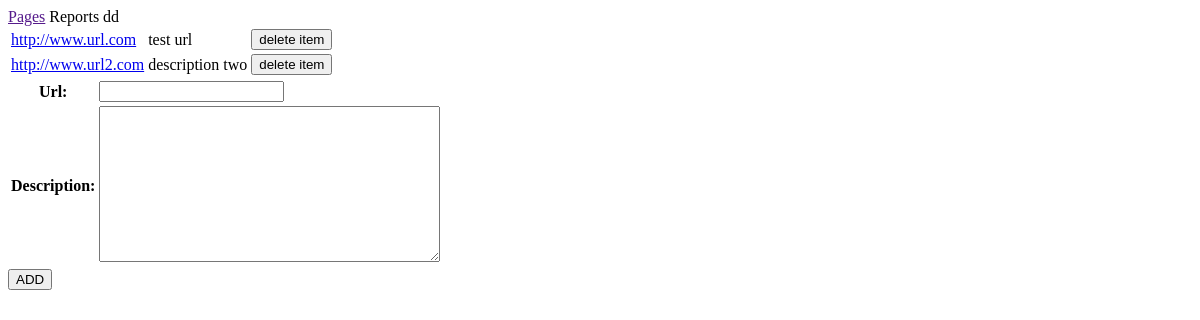
Page /metrics/pages on the earlier database version.
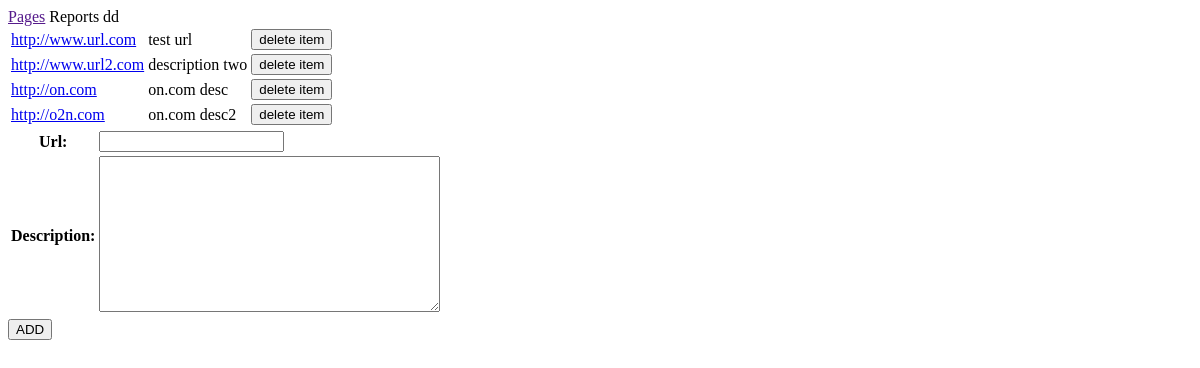
Same page on the later database version.
### metricsapp/models.py (models this page shows, shortened)
class Page(models.Model):
    url = models.URLField()
    description = models.TextField()
    reports = models.ManyToManyField(Metric, through='Report')

### metricsapp/views.py (the view)
# urls.py: path('pages', views.pages, name='pages'),
def pages(request):
    if request.method == 'POST':
        page_form = PageForm(request.POST)
        if page_form.is_valid():
            page_form.save()
            return HttpResponseRedirect(reverse('pages'))
    else:
        page_form = PageForm()
    pages_list = Page.objects.all()
    context = {'pages': pages_list, 'form': page_form}
    return render(request, 'metricsapp/pages.html', context)

### metricsapp/views.py
class PageForm(ModelForm):
    class Meta:
        model = Page
        fields = ['url', 'description']

### metricsapp/templates/metricsapp/pages.html (shortened to what this page needs)
<!DOCTYPE html>
<html lang="en">
<head>
</head>
<body>
<nav>
    <a href="">Pages</a>
    <a>Reports</a>
    <a>dd</a>
</nav>
<section>
    <table>
        {% for page in pages %}
        <tr>
            <td><a href="{% url 'page' page.id%}/">{{ page.url }}</a></td>
            <td>{{ page.description}}</td>
            <td>
                <form action="{% url 'pages-delete' page.id%}" method="post">
                    <input type="submit" value="delete item">
                </form>
            </td>
        </tr>
        {% endfor %}
    </table>
    <form action="pages" method="post">
        <table>
            {{ form.as_table }}
        </table>
        <button type="submit">ADD</button>
    </form>
</section>
</body>
</html>

Differences in the rows shown:
added Page: url "http://on.com", description "on.com desc"
added Page: url "http://o2n.com", description "on.com desc2"
